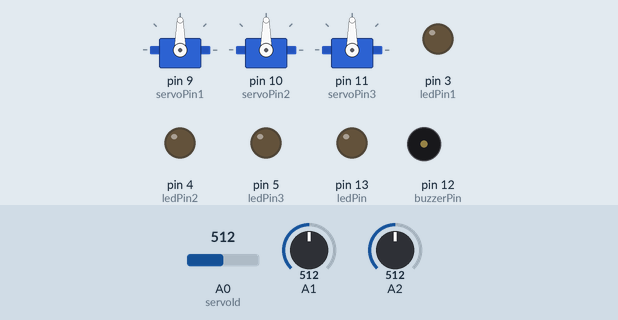
A sketch run on a simulated Arduino Uno, built with avr-gcc and run on an emulated ATmega328P. On the bench: 3 × servo, output pins drawn as LEDs (lit = HIGH), buzzer (waves = sounding). Inputs (shaded band) come from the test bench; at power-on: A0 (servoId) = 512, A1 = 512, A2 = 512. Random numbers use the default seed unless the sketch sets one; what the sketch prints to the serial monitor is not drawn.

Above: at 15.4 s.
15.5 s: A0 (servoId) set to 807
At 17.8 s:
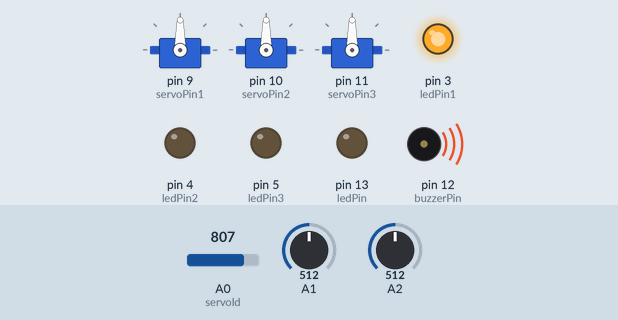
27.0 s: A0 (servoId) set to 830
At 29.1 s:
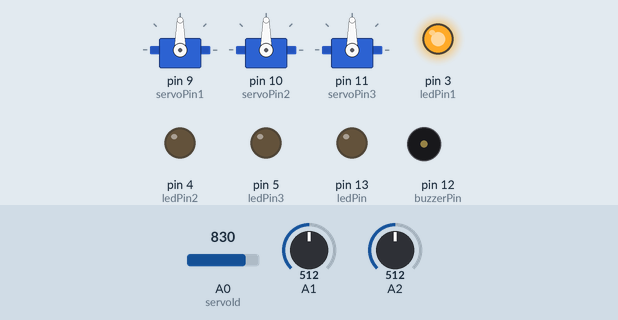
38.5 s: A0 (servoId) set to 810
At 43.2 s:
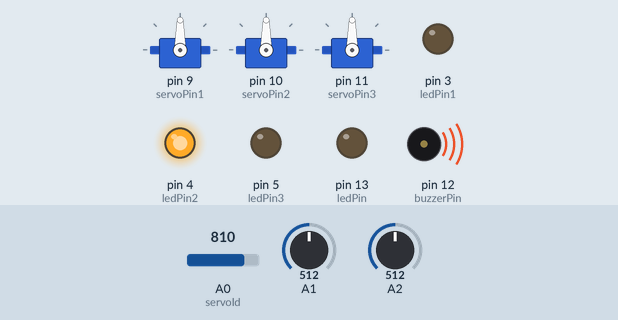
52.5 s: A0 (servoId) set to 992
Timing chart, 0 to 64.3 s (numbered marks = the images above; inputs shaded):
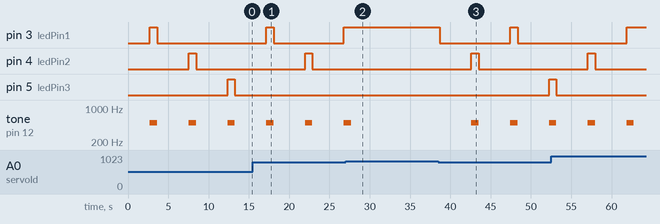

The sketch:

moveit_activity_totem.ino
```cpp
#include <Servo.h>

// !!! PIN SETTINGS !!!
int servoPin1 = 9;
int servoPin2 = 10;
int servoPin3 = 11;
int IRPin1 = 0;
int IRPin2 = 1;
int IRPin3 = 2;
int ledPin1 = 3;
int ledPin2 = 4;
int ledPin3 = 5;
int buzzerPin = 12;
// END PIN SETTINGS

// Number of servo activations per sequence.
int seqLength = 10;

// Keep track of the last activated servo - the first servo to activate is always 0.
int lastServo = 10;
int servoId = 0;

// Pin 13 has an LED connected on most Arduino boards.
int ledPin = 13;

// Sensor input pins.
int sensors[] = {IRPin1, IRPin2, IRPin3};

// LED strip input pins.
int leds[] = {ledPin1, ledPin2, ledPin3};

// Create the servos.
Servo servo0;
Servo servo1;
Servo servo2;
Servo servos[] = {servo0, servo1, servo2};

// Function to rotate the servo 90 degrees "out".
void moveOut(Servo servo);
void moveOut(Servo servo) {
  for(int angle = 90; angle > 0; angle--) {
    servo.write(angle);
    delay(10);
  }

  /*servo.write(0);
  delay(1000);*/
}

// Function to rotate the servo 90 degrees "in".
void moveIn(Servo servo);
void moveIn(Servo servo) {
  for(int angle = 0; angle < 90; angle++) {
    servo.write(angle);
    delay(10);
  }

  /*servo.write(90);
  delay(1000);*/
}

// Randomises the next servo to activate, 0 = sequence start, results in 1.
int nextServo(int lastServo) {
  if(lastServo == 10) {
    return 0;
  }
  else {
    int numberArray[2];

    switch(lastServo) {

      case 0:
      numberArray[0] = 1;
      numberArray[1] = 2;
      break;

      case 1:
      numberArray[0] = 0;
      numberArray[1] = 2;
      break;

      case 2:
      numberArray[0] = 0;
      numberArray[1] = 1;
      break;
    }

    int i = random(0, 2);
    int nextServo = numberArray[i];
    Serial.print("Array: ");
    Serial.print(numberArray[0]);
    Serial.print(" ");
    Serial.println(numberArray[1]);


    return nextServo;
  }
}

// the setup routine runs once when you press reset:
void setup() {
  Serial.begin(9600);

  // Declare leds as output and turn off.
  pinMode(ledPin, OUTPUT);
  pinMode(ledPin1, OUTPUT);
  pinMode(ledPin2, OUTPUT);
  pinMode(ledPin3, OUTPUT);
  digitalWrite(ledPin1, LOW);
  digitalWrite(ledPin2, LOW);
  digitalWrite(ledPin3, LOW);

  // Attach servos to their pins and reset positions to 0.
  servo0.attach(servoPin1);
  servo1.attach(servoPin2);
  servo2.attach(servoPin3);
  moveIn(servo0);
  moveIn(servo1);
  moveIn(servo2);

  Serial.println("Servos reset.");

  // Seed the randomiser.
  randomSeed(analogRead(3));

}

// the loop routine runs over and over again forever:
void loop() {

  for(int i = 0; i < seqLength; i++) {
    Serial.println("");
    Serial.print("Round ");
    Serial.println(i);
    servoId = nextServo(lastServo);
    Serial.print("Randomiser: ");
    Serial.println(servoId);
    Serial.println("");

    digitalWrite(leds[servoId], HIGH);
    tone(buzzerPin, 500);
    moveOut(servos[servoId]);
    noTone(buzzerPin);

    Serial.print("Delay");

    // Sensor read distance: Change value in while condition higher for more sensitivity, lower for less.
    while(analogRead(servoId) > 820) {
      Serial.print(". ");
      delay(500);
    }

    Serial.println("");

    digitalWrite(leds[servoId], LOW);
    moveIn(servos[servoId]);

    lastServo = servoId;
    delay(3000);

  }


}
```

Measured:
- the behaviour switches between 820 and 821 on A0 (servoId) (found by bisection; images 1 and 2)
- after the input at 38.5 s, pin 3 (ledPin1): HIGH → LOW after 0.20 s, → HIGH 8.7 s later, → LOW 0.91 s later; pin 4 (ledPin2): LOW → HIGH after 4.1 s, → LOW 0.91 s later; pin 5 (ledPin3): LOW → HIGH after 13.7 s; tone on pin 12 (buzzerPin): alternates 500 Hz for 0.91 s and silent for 3.9 s, starting after 4.1 s
- by itself, tone on pin 12 (buzzerPin): alternates 500 Hz for 0.91 s and silent for 3.9 s
